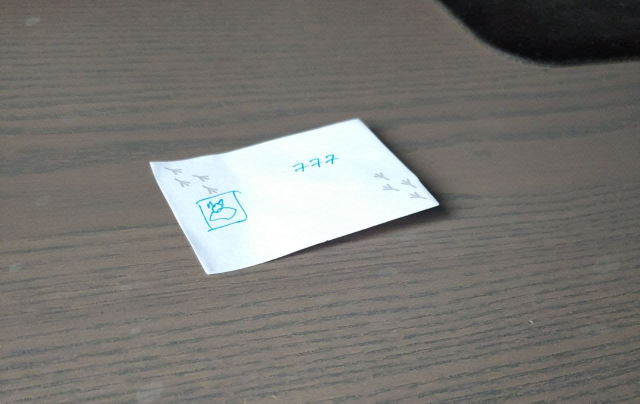
#> input picture image.png, 1280 x 807 px (shown at 1/2 size)
$ jupyter execute corners.ipynb   (older library calls are emulated)
#> lines starting #> are read from the running program, lines starting #| are printed output that depends on the picture; after the words box and inside, x2 and y2 are one past the last pixel; in counts of white or black regions, pixels touching at a corner belong together
[cell 1]
import cv2
import scipy as sp
import numpy as np
import matplotlib.pyplot as plt

from HVision.show_array import show_array
from HVision.set_memory_limit import set_memory_limit
set_memory_limit(20*1024*1024)
#> (this line was passed over: HVision is not available in this run)
import os
print("PID: " + str(os.getpid()))

import matplotlib.pylab as pylab
pylab.rcParams['figure.figsize'] = 15, 8

[cell 2]
img = cv2.imread("image.png", 1)
#> img is the input picture: shape (807, 1280, 3); mean B, G, R 115.4, 119.3, 120.8

[cell 3]
show_array(img)
#> (this line was passed over: HVision is not available in this run)

[cell 4]
mask = (img[:, :, 0] > 128).astype(np.uint8)
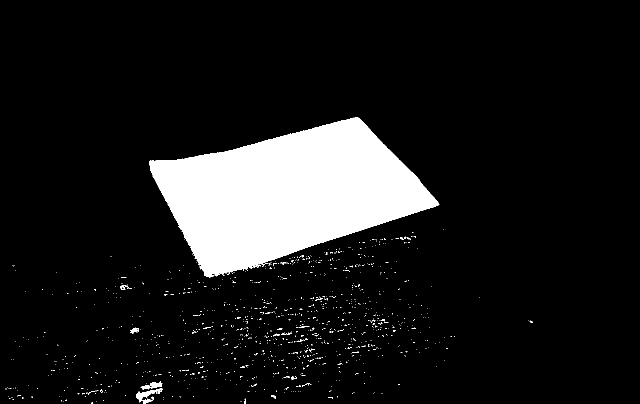
#> mask: shape (807, 1280) (shown at 1/2 size); values 0 (black) and 1 (white), 10.7% white; 1097 white regions (1075 under 20 px), largest, box (x1, y1, x2, y2) and area: (298, 235, 879, 555) 106480, (272, 776, 326, 805) 475, (281, 763, 325, 779) 325
show_array(mask)
#> (this line was passed over: HVision is not available in this run)

[cell 5]
connectivity = 4  # You need to choose 4 or 8 for connectivity type
num_labels, labels, stats, centroids = cv2.connectedComponentsWithStats(mask , connectivity , cv2.CV_32S)
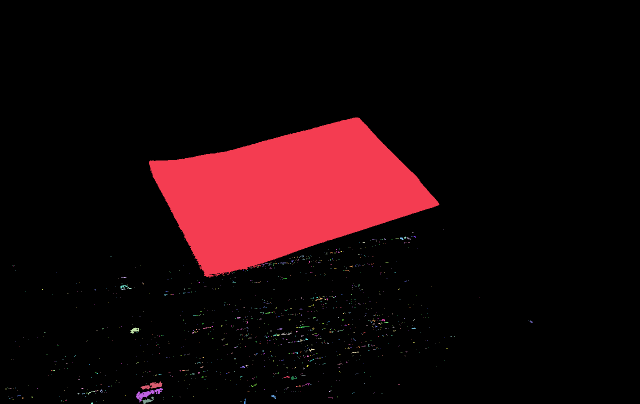
#> labels: shape (807, 1280) int32 (shown at 1/2 size); 1098 distinct labels, from 0 to 1097; one colour per label, 0 black
#> num_labels = 1098; stats = 1098 rows, first 6: [0, 0, 1280, 807, 921949], [298, 235, 581, 320, 106480], [887, 459, 1, 1, 1], [363, 463, 1, 1, 1], [824, 464, 3, 1, 3], [808, 473, 5, 4, 13]; centroids = 1098 pairs, first value 11.5 to 1062.2, second value 388.4 to 805.6

[cell 6]
for idx in range(stats.shape[0]):
    area = stats[idx, cv2.CC_STAT_AREA]
    if area > 500:
        print(idx)
#> this loop made 1098 passes
#> area on passes 1, 2, 9: 921949, 106480, 24

[cell 7]
# 0 - always background

white = (labels == 1).astype(np.uint8)
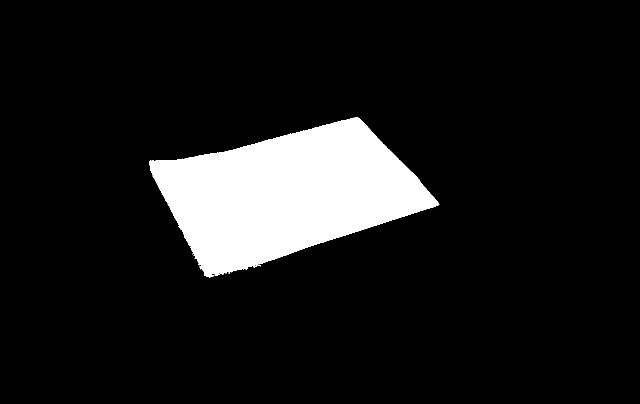
#> white: shape (807, 1280) (shown at 1/2 size); values 0 (black) and 1 (white), 10.3% white; 1 white region, box (x1, y1, x2, y2) and area: (298, 235, 879, 555) 106480
show_array(white)
#> (this line was passed over: HVision is not available in this run)

[cell 8]
kernel = cv2.getStructuringElement(cv2.MORPH_ELLIPSE,(7,7))

white_ = white.copy()
white_ = cv2.morphologyEx(white_, cv2.MORPH_OPEN, kernel)
#> white_: shape (807, 1280); values 0 (black) and 1 (white), 10.3% white; 1 white region, box (x1, y1, x2, y2) and area: (298, 235, 878, 554) 106262
white_ = cv2.morphologyEx(white_, cv2.MORPH_CLOSE, kernel)
#> white_: shape (807, 1280); values 0 (black) and 1 (white), 10.3% white; 1 white region, box (x1, y1, x2, y2) and area: (298, 235, 878, 554) 106276

show_array(white_)
#> (this line was passed over: HVision is not available in this run)

[cell 9]
kernel_c = cv2.getStructuringElement(cv2.MORPH_ELLIPSE,(50,50))
w = cv2.morphologyEx(white_, cv2.MORPH_OPEN, kernel_c)
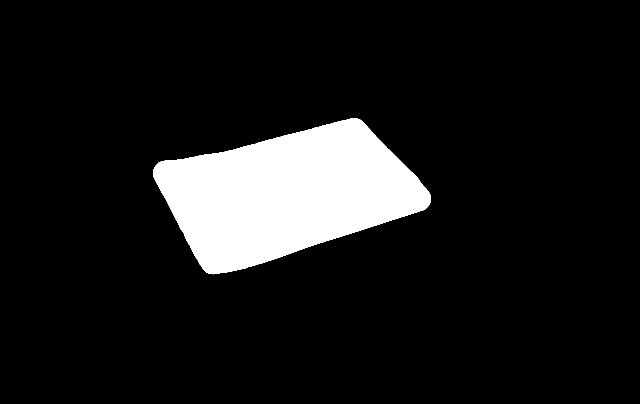
#> w: shape (807, 1280) (shown at 1/2 size); values 0 (black) and 1 (white), 10.2% white; 1 white region, box (x1, y1, x2, y2) and area: (307, 237, 862, 549) 105411
w = (w != white_).astype(np.uint8)
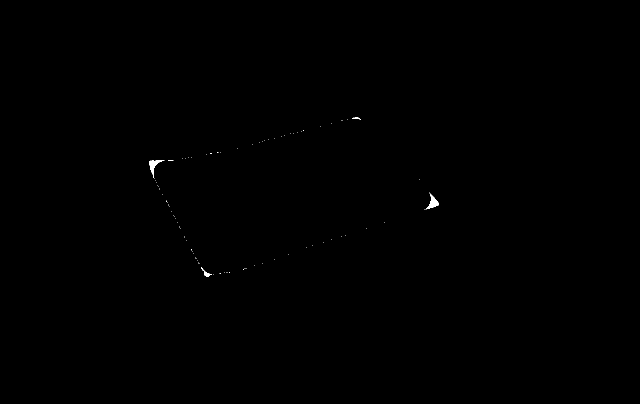
#> w: shape (807, 1280) (shown at 1/2 size); values 0 (black) and 1 (white), 0.08% white; 84 white regions (80 under 20 px), largest, box (x1, y1, x2, y2) and area: (851, 386, 878, 419) 328, (298, 321, 329, 356) 301, (403, 534, 424, 554) 102, (704, 235, 722, 240) 31
show_array(w)
#> (this line was passed over: HVision is not available in this run)

[cell 10]
connectivity = 4  # You need to choose 4 or 8 for connectivity type
num_labels, labels, stats, centroids = cv2.connectedComponentsWithStats(w, connectivity , cv2.CV_32S)
#> labels: shape (807, 1280) int32; 85 distinct labels, from 0 to 84
#> num_labels = 85; stats = 85 rows, first 6: [0, 0, 1280, 807, 1032087], [704, 235, 18, 5, 31], [695, 238, 1, 1, 1], [682, 241, 1, 1, 1], [685, 240, 1, 1, 1], [663, 246, 1, 1, 1]; centroids = 85 pairs, first value 307 to 865.5, second value 236.1 to 548

[cell 11]
np.argsort(stats[:, cv2.CC_STAT_AREA])
#> Out = 85 values, max 84 at index 9, min 0 at index 84, mean 42

[cell 12]
result = np.zeros(labels.shape)

[cell 13]
for m in [1, 76, 29, 40]:
    result[labels==m] = 1

[cell 14]
show_array(result)
#> (this line was passed over: HVision is not available in this run)
